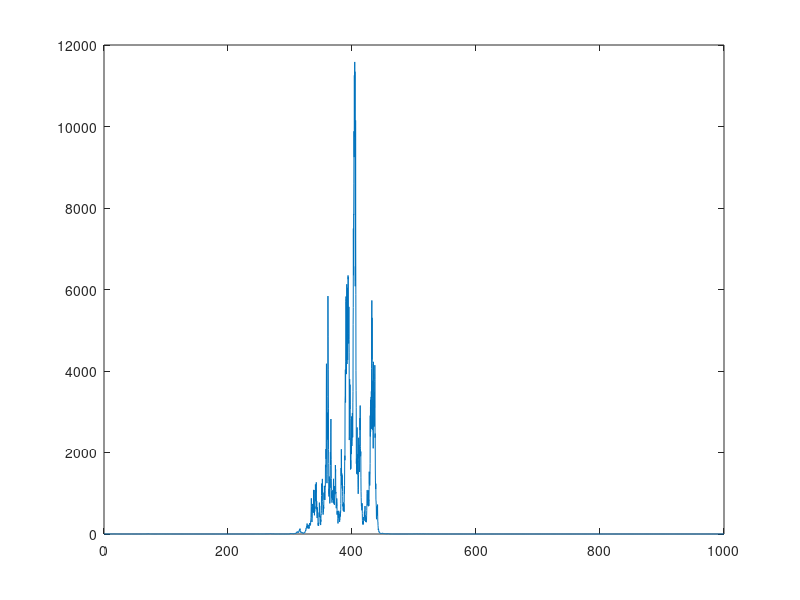

Write the MATLAB code that produced this figure.
clear; close all; clc;


T = 1000; N = 5000; dt = T/N;
X = zeros(1,N);
theta = 0;
mu = 0;
sigma = 0.5;

for t = 1:N-1
    dW = sqrt(dt)*randn();
    X(t+1) = X(t) + theta*(mu - X(t))*dt + sigma*dW;
end

plot([0:dt:T],[0,X])
Z = exp(X);
plot([0:dt:T],[0,Z])
